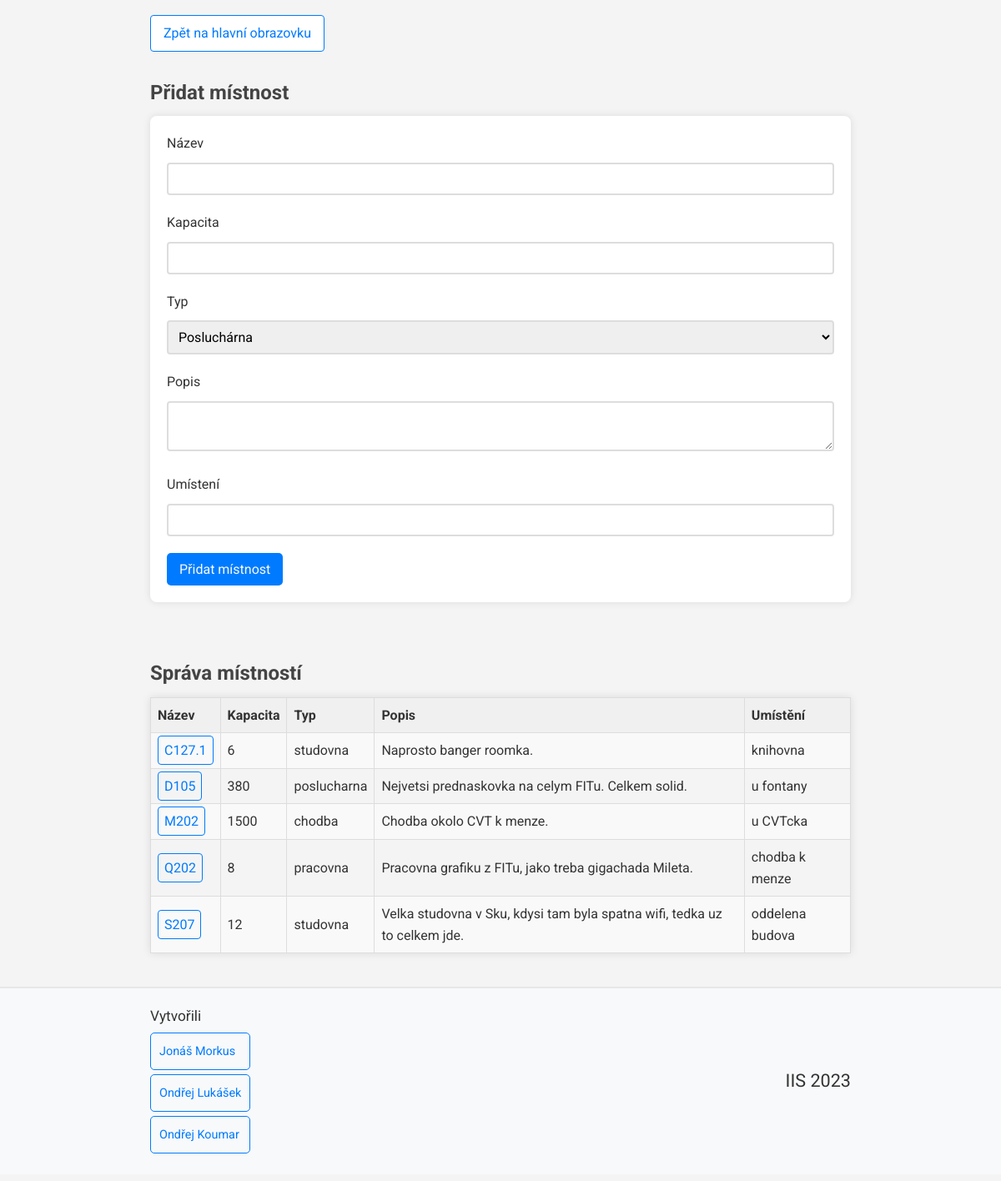
The page /views/room_views/room_management.php (signed in) on the database its author committed.
### tables this page shows
CREATE TABLE Mistnost (
	ID_mist varchar(6) NOT NULL,
	kapacita INT(4) NOT NULL,
	typ varchar(15) NOT NULL,
	popis varchar(100) NOT NULL,
	umisteni varchar(20) NOT NULL,
	PRIMARY KEY (ID_mist)
);

### misc/db_conn_parameters.php (called while the page is built)
<?php
function getDbConnectionParams()
{
    $connString = "mysql:host=db;dbname=mydatabase";
    $userName = "myuser";
    $password = "mypassword";
    $options = array(
        PDO::MYSQL_ATTR_INIT_COMMAND => "SET NAMES 'utf8'"
    );
    return array(
        "connString" => $connString,
        "userName" => $userName,
        "password" => $password,
        "options" => $options
    );
}

### services/room_service.php (called while the page is built, shortened)
<?php
require_once __DIR__ . "/../misc/db_conn_parameters.php";
class roomService{
    private PDO $pdo;
    function __construct()
    {
        try {
            $params = getDbConnectionParams();
            $this->pdo = new PDO($params["connString"], $params["userName"], $params["password"], $params["options"]);
        }
        catch (PDOException $e) {
            error_log("Error connecting to database: " . $e->getMessage());
        }
    }
    function getRoomIDs(){
        try {
            $stmt = $this->pdo->prepare("SELECT ID_mist FROM Mistnost");
            $stmt->execute();
            $subjectArray = array();
            while ($row = $stmt->fetch(PDO::FETCH_ASSOC)) {
                $subjectArray[] = $row['ID_mist'];
            }
            return $subjectArray;
        }
        catch (PDOException $e) {
            error_log("Room not found: " . $e->getMessage());
            return null;
        }
    }
    function getRoomInfo($id){
        try {
            $stmt = $this->pdo->prepare("SELECT * FROM Mistnost WHERE ID_mist = (?)");
            $stmt->execute(array($id));
            return $stmt->fetch(PDO::FETCH_ASSOC);
        }
        catch (PDOException $e) {
            error_log("Could not get room info: " . $e->getMessage());
            return null;
        }
    }
}

### controllers/room_controllers/room_load.php (the view)
<?php
require_once "../../services/room_service.php";
function loadRoom($ID) {
    $roomService = new roomService();
    $roomInfo = $roomService->getRoomInfo($ID);
    $finalValue = "";
    foreach ($roomInfo as $item) {
        if ($finalValue == "") {
            $finalValue = '<td><a href="../../views/room_views/room_info.php?ID_mist='. $item . '">' . $item. '</a></td>';
        }
        else {
            $finalValue = $finalValue . '<td>' . $item . '</td>';
        }
    }
    return $finalValue;
}

### views/room_views/room_management.php (shortened to what this page needs)
<?php
require_once "../../common.php";
require_once "../../controllers/room_controllers/room_load.php";
require_once "../../services/room_service.php";
?>
<a class='direct_link' href='../main_page.php'>Zpět na hlavní obrazovku</a>
<h2>
    Přidat místnost
</h2>
<form action="../../controllers/room_controllers/room_create.php" method="post" onsubmit=" return validateForm(fields)">
    <label for="ID_mist">Název</label>
    <input type="text" name="ID_mist" id="ID_mist"><br>
    <label for="kapacita">Kapacita</label>
    <input type="text" name="kapacita" id="kapacita"><br>
    <label for="typ">Typ</label>
    <select id="typ" name="typ">
        <option value="poslucharna" selected>Posluchárna</option>
    </select><br>
    <label for="popis">Popis</label>
    <textarea name="popis" id="popis"></textarea><br>
    <label for="umisteni">Umístení</label>
    <input type="text" name="umisteni" id="umisteni"><br>
    <input type="submit" value="Přidat místnost">
</form>
<br>
<h2>
    Správa místností
</h2>
<div>
    <table>
        <tr>
            <th>Název</th>
            <th>Kapacita</th>
            <th>Typ</th>
            <th>Popis</th>
            <th>Umístění</th>
        </tr>
        <?php
        $servis = new roomService();
        $rooms = $servis->getRoomIDs();
        foreach($rooms as $room) {
            echo '<tr>' . loadRoom($room) . '</tr>';
        }
        ?>
    </table>
</div>

### public/style.css (style rules this page uses)
.direct_link { display: inline-block; color: #007bff; background-color: #fff; padding: 8px 15px; margin: 10px 0; border-radius: 4px; text-decoration: none; border: 1px solid #007bff; transition: background-color 0.3s, color 0.3s; }
* { font-family: 'Roboto', sans-serif; }
body { background-color: #f4f4f4; color: #333; line-height: 1.6; margin: 8px 0; }
h1, h2, h3 { color: #333; }
h2 { font-size: 1.5em; color: #444; margin-bottom: 0.4em; }
form { background: #fff; padding: 20px; border-radius: 8px; box-shadow: 0 0 10px rgba(0,0,0,0.1); margin-bottom: 20px; }
input, select { font-size: 1em; }
input[type="text"], input[type="number"], input[type="tel"], input[type="email"], input[type="password"], select { width: 100%; padding: 8px; margin-bottom: 20px; border-radius: 4px; border: 2px solid #ddd; box-sizing: border-box; }
label { display: inline-block; align-items: center; margin-right: 20px; margin-bottom: 10px; }
textarea { width: 100%; height: 60px; padding: 8px; margin-bottom: 20px; border-radius: 4px; border: 2px solid #ddd; box-sizing: border-box; font-size: 1em; }
input[type="submit"] { background: #007bff; color: #f8f9fa; padding: 10px 15px; border: none; border-radius: 5px; cursor: pointer; transition: background-color 0.3s, color 0.3s; }
table { width: 100%; border-collapse: collapse; margin-bottom: 20px; box-shadow: 0 0 10px rgba(0,0,0,0.1); }
table, th, td { border: 1px solid #ddd; }
th, td { text-align: left; padding: 8px; }
th { background-color: #f0f0f0; }
tr:nth-child(even) { background-color: #f9f9f9; }
table a, button { text-decoration: none; color: #007bff; border: 1px solid #007bff; border-radius: 4px; padding: 7px; transition: background-color 0.3s, color 0.3s; }

### rows shown on the page
mistnost: ID_mist "C127.1", kapacita "6 studovna Naprosto banger roomka. knihovna"
mistnost: ID_mist "D105", kapacita "380 poslucharna Nejvetsi prednaskovka na celym FITu. Celkem solid. u fontany"
mistnost: ID_mist "M202", kapacita "1500 chodba Chodba okolo CVT k menze. u CVTcka"
mistnost: ID_mist "Q202", kapacita "8 pracovna Pracovna grafiku z FITu, jako treba gigachada Mileta. chodba k menze"
mistnost: ID_mist "S207", kapacita "12 studovna Velka studovna v Sku, kdysi tam byla spatna wifi, tedka uz to celkem jde. oddelena budova"
